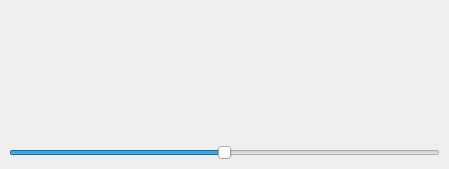
<?xml version="1.0" encoding="UTF-8"?>
<ui version="4.0">
 <class>MainWindow</class>
 <widget class="QMainWindow" name="MainWindow">
  <property name="geometry">
   <rect>
    <x>0</x>
    <y>0</y>
    <width>449</width>
    <height>169</height>
   </rect>
  </property>
  <property name="windowTitle">
   <string>MainWindow</string>
  </property>
  <widget class="QWidget" name="centralwidget">
   <layout class="QGridLayout" name="gridLayout">
    <property name="verticalSpacing">
     <number>15</number>
    </property>
    <item row="1" column="0">
     <widget class="Battery" name="widget" native="true"/>
    </item>
    <item row="2" column="0">
     <widget class="QSlider" name="horizontalSlider">
      <property name="maximum">
       <number>100</number>
      </property>
      <property name="value">
       <number>50</number>
      </property>
      <property name="orientation">
       <enum>Qt::Horizontal</enum>
      </property>
     </widget>
    </item>
   </layout>
  </widget>
  <widget class="QMenuBar" name="menubar">
   <property name="geometry">
    <rect>
     <x>0</x>
     <y>0</y>
     <width>449</width>
     <height>21</height>
    </rect>
   </property>
  </widget>
 </widget>
 <customwidgets>
  <customwidget>
   <class>Battery</class>
   <extends>QWidget</extends>
   <header location="global">battery.h</header>
   <container>1</container>
  </customwidget>
 </customwidgets>
 <resources/>
 <connections/>
</ui>
